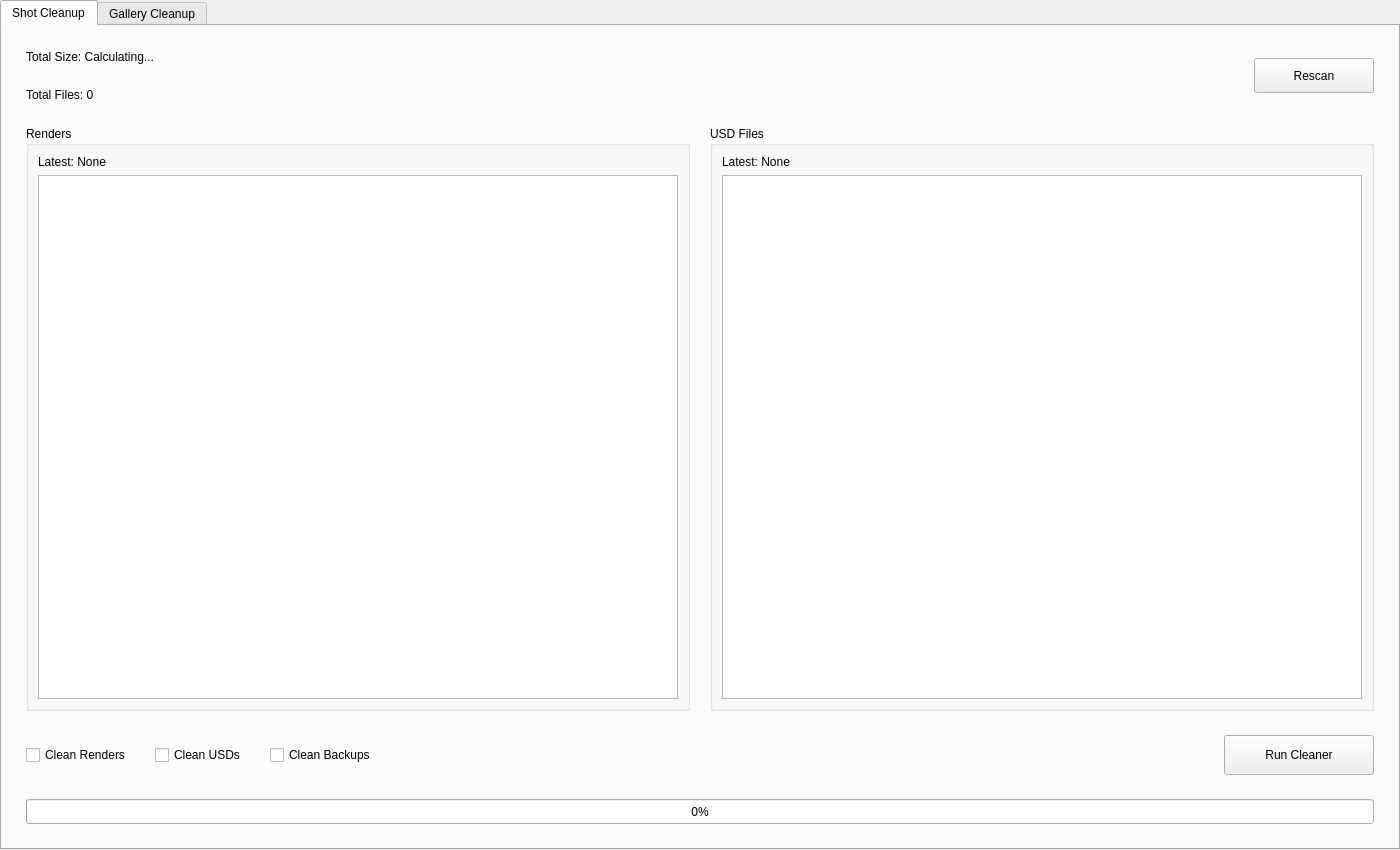
<?xml version="1.0" encoding="UTF-8"?>
<ui version="4.0">
 <class>CleanerTab</class>
 <widget class="QWidget" name="CleanerTab">
  <property name="geometry">
   <rect>
    <x>0</x>
    <y>0</y>
    <width>1400</width>
    <height>850</height>
   </rect>
  </property>
  <layout class="QVBoxLayout" name="mainLayout">
   <property name="spacing">
    <number>0</number>
   </property>
   <property name="leftMargin">
    <number>0</number>
   </property>
   <property name="topMargin">
    <number>0</number>
   </property>
   <property name="rightMargin">
    <number>0</number>
   </property>
   <property name="bottomMargin">
    <number>0</number>
   </property>
   <item>
    <widget class="QTabWidget" name="cleanerTabWidget">
     <property name="currentIndex">
      <number>0</number>
     </property>
     <widget class="QWidget" name="shotCleanupTab">
      <attribute name="title">
       <string>Shot Cleanup</string>
      </attribute>
      <layout class="QVBoxLayout" name="shotCleanupLayout">
       <property name="spacing">
        <number>24</number>
       </property>
       <property name="leftMargin">
        <number>24</number>
       </property>
       <property name="topMargin">
        <number>24</number>
       </property>
       <property name="rightMargin">
        <number>24</number>
       </property>
       <property name="bottomMargin">
        <number>24</number>
       </property>
       <item>
        <layout class="QHBoxLayout" name="cleanerHeaderLayout">
         <item>
          <layout class="QVBoxLayout" name="statsLayout">
           <item>
            <widget class="QLabel" name="FolderSize">
             <property name="text">
              <string>Total Size: Calculating...</string>
             </property>
            </widget>
           </item>
           <item>
            <widget class="QLabel" name="HipNumber">
             <property name="text">
              <string>Total Files: 0</string>
             </property>
            </widget>
           </item>
          </layout>
         </item>
         <item>
          <spacer name="horizontalSpacer_3">
           <property name="orientation">
            <enum>Qt::Horizontal</enum>
           </property>
           <property name="sizeHint" stdset="0">
            <size>
             <width>40</width>
             <height>20</height>
            </size>
           </property>
          </spacer>
         </item>
         <item>
          <widget class="QPushButton" name="RescanCleanFiles">
           <property name="minimumSize">
            <size>
             <width>120</width>
             <height>35</height>
            </size>
           </property>
           <property name="text">
            <string>Rescan</string>
           </property>
          </widget>
         </item>
        </layout>
       </item>
       <item>
        <layout class="QHBoxLayout" name="listsLayout">
         <property name="spacing">
          <number>20</number>
         </property>
         <item>
          <widget class="QGroupBox" name="rendersCleanGroupBox">
           <property name="title">
            <string>Renders</string>
           </property>
           <layout class="QVBoxLayout" name="rendersCleanLayout">
            <item>
             <widget class="QLabel" name="LatestRender">
              <property name="text">
               <string>Latest: None</string>
              </property>
              <property name="wordWrap">
               <bool>true</bool>
              </property>
             </widget>
            </item>
            <item>
             <widget class="QListWidget" name="RendersClean">
              <property name="alternatingRowColors">
               <bool>true</bool>
              </property>
              <property name="selectionMode">
               <enum>QAbstractItemView::MultiSelection</enum>
              </property>
             </widget>
            </item>
           </layout>
          </widget>
         </item>
         <item>
          <widget class="QGroupBox" name="usdsCleanGroupBox">
           <property name="title">
            <string>USD Files</string>
           </property>
           <layout class="QVBoxLayout" name="usdsCleanLayout">
            <item>
             <widget class="QLabel" name="LatestUSD">
              <property name="text">
               <string>Latest: None</string>
              </property>
              <property name="wordWrap">
               <bool>true</bool>
              </property>
             </widget>
            </item>
            <item>
             <widget class="QListWidget" name="USDSClean">
              <property name="alternatingRowColors">
               <bool>true</bool>
              </property>
              <property name="selectionMode">
               <enum>QAbstractItemView::MultiSelection</enum>
              </property>
             </widget>
            </item>
           </layout>
          </widget>
         </item>
        </layout>
       </item>
       <item>
        <layout class="QHBoxLayout" name="cleanOptionsLayout">
         <item>
          <widget class="QCheckBox" name="CleanRender">
           <property name="text">
            <string>Clean Renders</string>
           </property>
          </widget>
         </item>
         <item>
          <widget class="QCheckBox" name="CleanUSD">
           <property name="text">
            <string>Clean USDs</string>
           </property>
          </widget>
         </item>
         <item>
          <widget class="QCheckBox" name="HIPBackups">
           <property name="text">
            <string>Clean Backups</string>
           </property>
          </widget>
         </item>
         <item>
          <widget class="QLabel" name="HIPBackupsLabel">
           <property name="text">
            <string></string>
           </property>
          </widget>
         </item>
         <item>
          <spacer name="horizontalSpacer_4">
           <property name="orientation">
            <enum>Qt::Horizontal</enum>
           </property>
           <property name="sizeHint" stdset="0">
            <size>
             <width>40</width>
             <height>20</height>
            </size>
           </property>
          </spacer>
         </item>
         <item>
          <widget class="QPushButton" name="CleanFiles">
           <property name="minimumSize">
            <size>
             <width>150</width>
             <height>40</height>
            </size>
           </property>
           <property name="text">
            <string>Run Cleaner</string>
           </property>
          </widget>
         </item>
        </layout>
       </item>
       <item>
        <widget class="QProgressBar" name="progressBar">
         <property name="minimumSize">
          <size>
           <width>0</width>
           <height>25</height>
          </size>
         </property>
         <property name="value">
          <number>0</number>
         </property>
         <property name="alignment">
          <set>Qt::AlignCenter</set>
         </property>
         <property name="textVisible">
          <bool>true</bool>
         </property>
        </widget>
       </item>
      </layout>
     </widget>
     <widget class="QWidget" name="galleryCleanupTab">
      <attribute name="title">
       <string>Gallery Cleanup</string>
      </attribute>
      <layout class="QVBoxLayout" name="galleryCleanupLayout">
       <property name="spacing">
        <number>16</number>
       </property>
       <property name="leftMargin">
        <number>24</number>
       </property>
       <property name="topMargin">
        <number>24</number>
       </property>
       <property name="rightMargin">
        <number>24</number>
       </property>
       <property name="bottomMargin">
        <number>24</number>
       </property>
       <item>
        <layout class="QHBoxLayout" name="galleryHeaderLayout">
         <item>
          <layout class="QVBoxLayout" name="galleryStatsLayout">
           <item>
            <widget class="QLabel" name="GalleryPathLabel">
             <property name="text">
              <string>Gallery: Not configured</string>
             </property>
            </widget>
           </item>
           <item>
            <layout class="QHBoxLayout" name="galleryTotalsLayout">
             <item>
              <widget class="QLabel" name="GalleryTotalSize">
               <property name="text">
                <string>Total Size: --</string>
               </property>
              </widget>
             </item>
             <item>
              <widget class="QLabel" name="GalleryTotalFiles">
               <property name="text">
                <string>Total Files: --</string>
               </property>
              </widget>
             </item>
             <item>
              <spacer name="gallerySpacer1">
               <property name="orientation">
                <enum>Qt::Horizontal</enum>
               </property>
               <property name="sizeHint" stdset="0">
                <size>
                 <width>40</width>
                 <height>20</height>
                </size>
               </property>
              </spacer>
             </item>
            </layout>
           </item>
          </layout>
         </item>
         <item>
          <spacer name="gallerySpacer2">
           <property name="orientation">
            <enum>Qt::Horizontal</enum>
           </property>
           <property name="sizeHint" stdset="0">
            <size>
             <width>40</width>
             <height>20</height>
            </size>
           </property>
          </spacer>
         </item>
         <item>
          <widget class="QPushButton" name="GalleryScanButton">
           <property name="minimumSize">
            <size>
             <width>120</width>
             <height>35</height>
            </size>
           </property>
           <property name="text">
            <string>Scan Gallery</string>
           </property>
          </widget>
         </item>
        </layout>
       </item>
       <item>
        <widget class="QTreeWidget" name="GalleryStatsTree">
         <property name="alternatingRowColors">
          <bool>true</bool>
         </property>
         <property name="rootIsDecorated">
          <bool>true</bool>
         </property>
         <property name="uniformRowHeights">
          <bool>true</bool>
         </property>
         <property name="headerHidden">
          <bool>false</bool>
         </property>
         <column>
          <property name="text">
           <string>Category</string>
          </property>
         </column>
         <column>
          <property name="text">
           <string>Files</string>
          </property>
         </column>
         <column>
          <property name="text">
           <string>Size</string>
          </property>
         </column>
        </widget>
       </item>
       <item>
        <layout class="QHBoxLayout" name="galleryAgeLayout">
         <item>
          <widget class="QLabel" name="galleryAgeFilterLabel">
           <property name="text">
            <string>Older than:</string>
           </property>
          </widget>
         </item>
         <item>
          <widget class="QSlider" name="GalleryAgeSlider">
           <property name="minimum">
            <number>0</number>
           </property>
           <property name="maximum">
            <number>365</number>
           </property>
           <property name="value">
            <number>0</number>
           </property>
           <property name="orientation">
            <enum>Qt::Horizontal</enum>
           </property>
           <property name="tickPosition">
            <enum>QSlider::TicksBelow</enum>
           </property>
           <property name="tickInterval">
            <number>30</number>
           </property>
          </widget>
         </item>
         <item>
          <widget class="QLabel" name="GalleryAgeLabel">
           <property name="minimumSize">
            <size>
             <width>100</width>
             <height>0</height>
            </size>
           </property>
           <property name="text">
            <string>All ages</string>
           </property>
          </widget>
         </item>
        </layout>
       </item>
       <item>
        <layout class="QHBoxLayout" name="galleryActionLayout">
         <item>
          <widget class="QLabel" name="GalleryPreviewSize">
           <property name="text">
            <string>Selected: -- files (--)</string>
           </property>
          </widget>
         </item>
         <item>
          <spacer name="gallerySpacer3">
           <property name="orientation">
            <enum>Qt::Horizontal</enum>
           </property>
           <property name="sizeHint" stdset="0">
            <size>
             <width>40</width>
             <height>20</height>
            </size>
           </property>
          </spacer>
         </item>
         <item>
          <widget class="QPushButton" name="GalleryCleanupButton">
           <property name="enabled">
            <bool>false</bool>
           </property>
           <property name="minimumSize">
            <size>
             <width>150</width>
             <height>40</height>
            </size>
           </property>
           <property name="text">
            <string>Delete Selected</string>
           </property>
          </widget>
         </item>
        </layout>
       </item>
       <item>
        <widget class="QProgressBar" name="galleryProgressBar">
         <property name="minimumSize">
          <size>
           <width>0</width>
           <height>25</height>
          </size>
         </property>
         <property name="value">
          <number>0</number>
         </property>
         <property name="alignment">
          <set>Qt::AlignCenter</set>
         </property>
         <property name="textVisible">
          <bool>true</bool>
         </property>
        </widget>
       </item>
      </layout>
     </widget>
    </widget>
   </item>
  </layout>
 </widget>
 <resources/>
 <connections/>
</ui>
